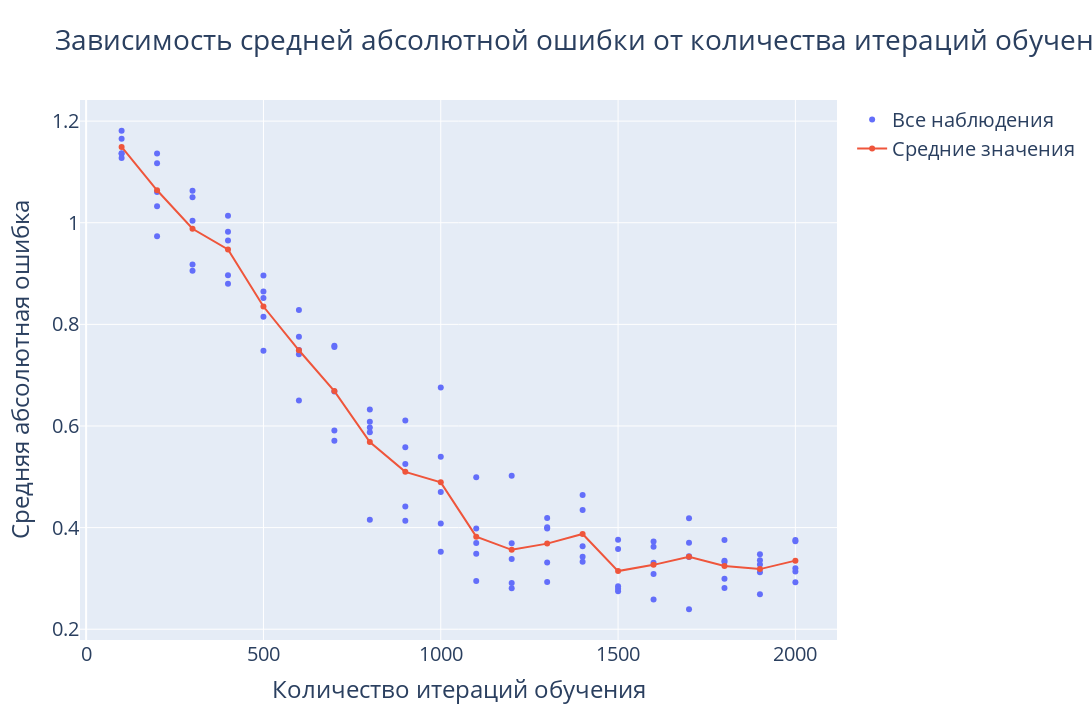

The code cell stored with this chart in its notebook:
### Code cell
# Plotting results for training epochs amount
fig = go.Figure()
fig.add_trace(
    go.Scatter(x=all_epochs, y=all_mapes,
               name='Все наблюдения', mode='markers')
)
fig.add_trace(
    go.Scatter(x=epochs, y=mapes_mean,
               name='Средние значения', mode='lines+markers')
)
fig.update_layout(
    title='Зависимость средней абсолютной ошибки от количества итераций обучения',
    font=dict(size=20),
    xaxis=dict(title='Количество итераций обучения'),
    yaxis=dict(title='Средняя абсолютная ошибка'),
    width=1280,
    height=720
)
fig.show()
